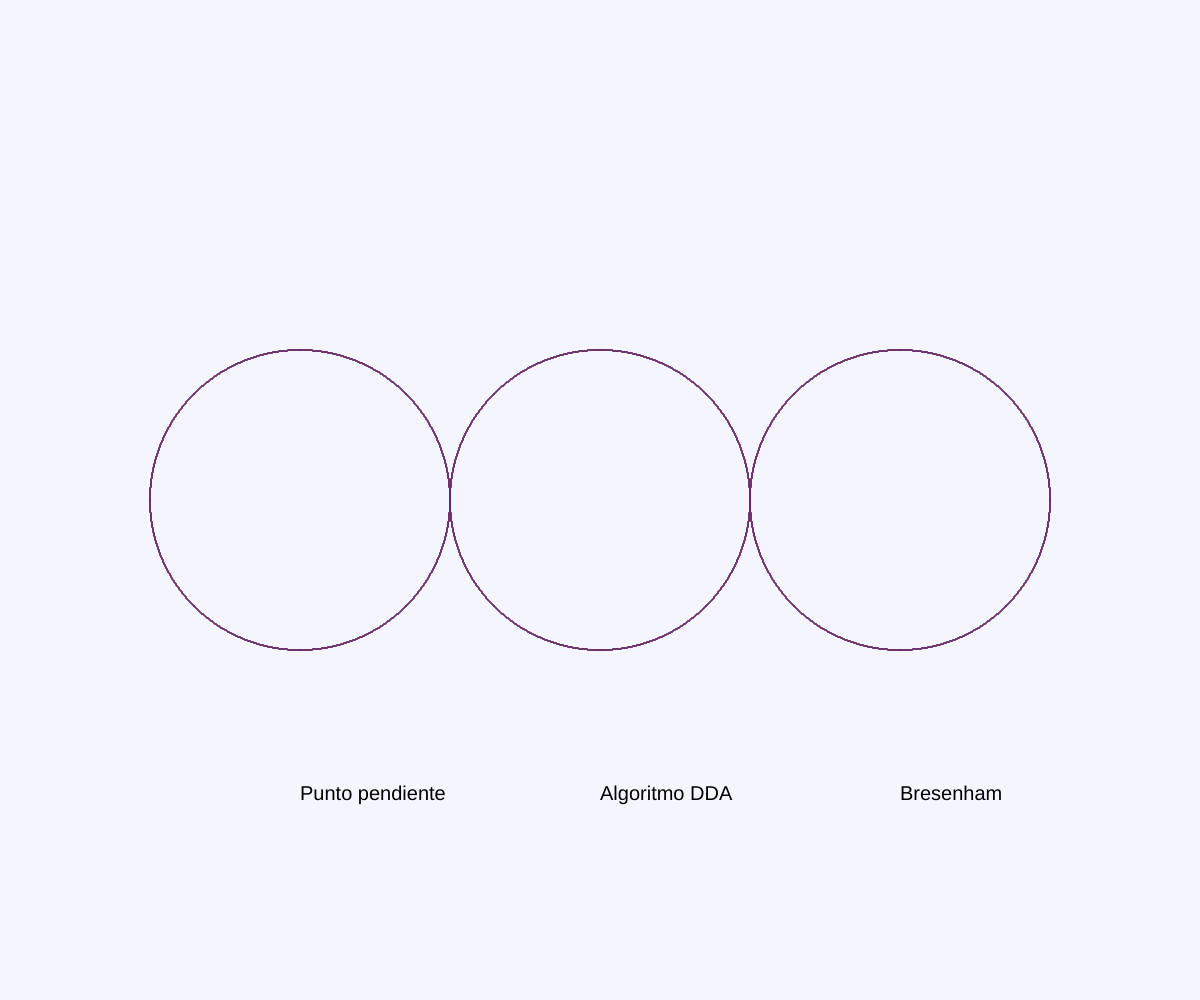
Frame 1 (no input)
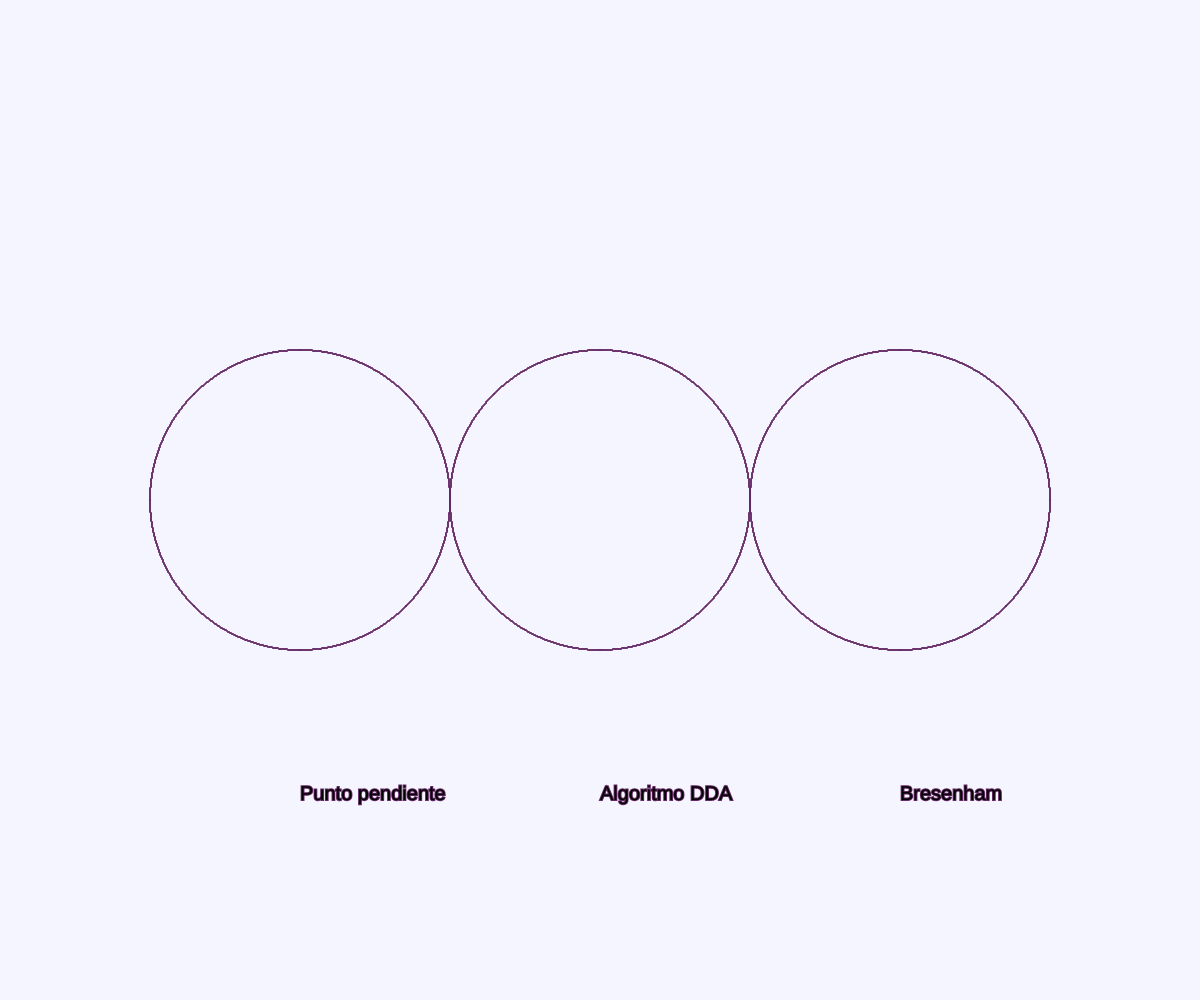
Frame 2 (the mouse pressed at the canvas centre, redrawn once)

The p5.js sketch that drew these frames (run headless with seeded random() and noise() and a simulated clock; the mouse was pressed at the canvas centre and the sketch redrawn once):

// p5.js sketch
// ── sketch.js
function setup() {
    createCanvas(windowWidth, windowHeight);
    circ1X = width / 4;
    circ2X = width / 2;
    circ3X = (width / 4) * 3;
    circY = height / 2;
    r = 150;
}

function draw() {
    background(245, 245, 255);

    textSize(20);
    text("Punto pendiente", width*0.25, height*0.80);
    text("Algoritmo DDA", width*0.50, height*0.80);
    text("Bresenham", width*0.75, height*0.80);

    stroke(100, 40, 100);
    strokeWeight(2);
    
    circuloPuntoMedio(circ1X, circY, r);
    circuloPuntoMedio(circ2X, circY, r);
    circuloPuntoMedio(circ3X, circY, r);

    n = parseInt(prompt("Escribe en cuántas partes se va a dividir el círculo: "));
    angle = 2 * PI / n;

    for (let i = 0; i < n; i++) {
        let xLinea = circ1X + r * cos(i * angle);
        let yLinea = circY + r * sin(i * angle);
        lineaPuntoPendiente(circ1X, circY, xLinea, yLinea);
    }
    for (let i = 0; i < n; i++) {
        let xLinea = circ2X + r * cos(i * angle);
        let yLinea = circY + r * sin(i * angle);
        lineaDDA(circ2X, circY, xLinea, yLinea);
    }
    for (let i = 0; i < n; i++) {
        let xLinea = circ3X + r * cos(i * angle);
        let yLinea = circY + r * sin(i * angle);
        lineaBresenham(circ3X, circY, xLinea, yLinea);
    }

    

    noLoop();
}




function circuloPuntoMedio(x, y, radio) {
    let xAux = 0;
    let yAux = radio;
    let d = 1 - radio;

    while (xAux <= yAux) {
        point(x + xAux, y + yAux);
        point(x + yAux, y + xAux);
        point(x - xAux, y + yAux);
        point(x - yAux, y + xAux);
        point(x + xAux, y - yAux);
        point(x + yAux, y - xAux);
        point(x - xAux, y - yAux);
        point(x - yAux, y - xAux);

        if (d < 0) {
            d += 2 * xAux + 3;
        } else {
            d += 2 * (xAux - yAux) + 5;
            yAux--;
        }
        xAux++;
    }
}



function lineaPuntoPendiente(x1, y1, x2, y2) {
    aumentoX = 0;

    if (x1 > x2)
        aumentoX = -1;
    else if (x1 < x2)
        aumentoX = 1;

    if (x1 === x2) {
        x = x1;

        if (y1 > y2) {
            aumentoY = -1;
        }
        else {
            aumentoY = 1;
        }

        if (aumentoY == 1) {
            for (var y = y1; y < y2; y += aumentoY) {
                point(x, y);
            }
        }
        else {
            for (var y = y1; y > y2; y += aumentoY) {
                point(x, y);
            }
        }

    }
    else {
        m = (y2 - y1) / (x2 - x1);
        b = y1 - (m * x1);
        if (aumentoX == 1) {
            for (var x = x1; x < x2; x += aumentoX) {
                y = (m * x) + b;
                point(x, y);
            }
        }
        else {
            for (var x = x1; x > x2; x += aumentoX) {
                y = (m * x) + b;
                point(x, y);
            }
        }
    }
}



function lineaDDA(x1, y1, x2, y2) {
    let dx = x2 - x1;
    let dy = y2 - y1;
    let pasos = Math.abs(dx) > Math.abs(dy) ? Math.abs(dx) : Math.abs(dy);
    let aumentoX = dx / pasos;
    let m = dy / pasos;
    let x = x1;
    let y = y1;

    for (let i = 0; i <= pasos; i++) {
        point(x, y);
        x += aumentoX;
        y += m;
    }
}



function lineaBresenham(x1, y1, x2, y2) {
    let dx = abs(x2 - x1);
    let dy = abs(y2 - y1);
    let aumentoX = (x1 < x2) ? 1 : -1;
    let aumentoY = (y1 < y2) ? 1 : -1;
    let err = dx - dy;

    if (aumentoX == 1) {
        if (aumentoY == 1) {
            while (x1 <= x2 && y1 <= y2) {
                point(x1, y1);
                let e2 = 2 * err;
                if (e2 > -dy) {
                    err -= dy;
                    x1 += aumentoX;
                }
                if (e2 < dx) {
                    err += dx;
                    y1 += aumentoY;
                }
            }
        }
        else if (aumentoY == -1) {
            while (x1 <= x2 && y1 >= y2) {
                point(x1, y1);
                let e2 = 2 * err;
                if (e2 > -dy) {
                    err -= dy;
                    x1 += aumentoX;
                }
                if (e2 < dx) {
                    err += dx;
                    y1 += aumentoY;
                }
            }
        }
    }
    else if (aumentoX == -1) {
        if (aumentoY == 1) {
            while (x1 >= x2 && y1 <= y2) {
                point(x1, y1);
                let e2 = 2 * err;
                if (e2 > -dy) {
                    err -= dy;
                    x1 += aumentoX;
                }
                if (e2 < dx) {
                    err += dx;
                    y1 += aumentoY;
                }
            }
        }
        else if (aumentoY == -1) {
            while (x1 >= x2 && y1 >= y2) {
                point(x1, y1);
                let e2 = 2 * err;
                if (e2 > -dy) {
                    err -= dy;
                    x1 += aumentoX;
                }
                if (e2 < dx) {
                    err += dx;
                    y1 += aumentoY;
                }
            }
        }
    }
}
// ── realidad-aumentada.html
<!DOCTYPE html>
<html>
<head>
<title>AR.js A-Frame Location-based</title>
<script src="https://aframe.io/releases/1.0.4/aframe.min.js"></script>
<script type='text/javascript' src='https://raw.githack.com/AR-js-org/AR.js/master/three.js/build/ar-threex-location-only.js'></script>
<script type='text/javascript' src='https://raw.githack.com/AR-js-org/AR.js/master/aframe/build/aframe-ar.js'></script>
</head>
<body>
<a-scene vr-mode-ui='enabled: false' arjs='sourceType: webcam; videoTexture: true; debugUIEnabled: false' renderer='antialias: true; alpha: true'>
    <a-camera gps-new-camera='gpsMinDistance: 5'></a-camera>
    <a-entity material='color: red' geometry='primitive: box' gps-new-entity-place="latitude: 24.0942665; longitude: -110.3251965" scale="10 10 10"></a-entity>
</a-scene>
</body>
</html>
